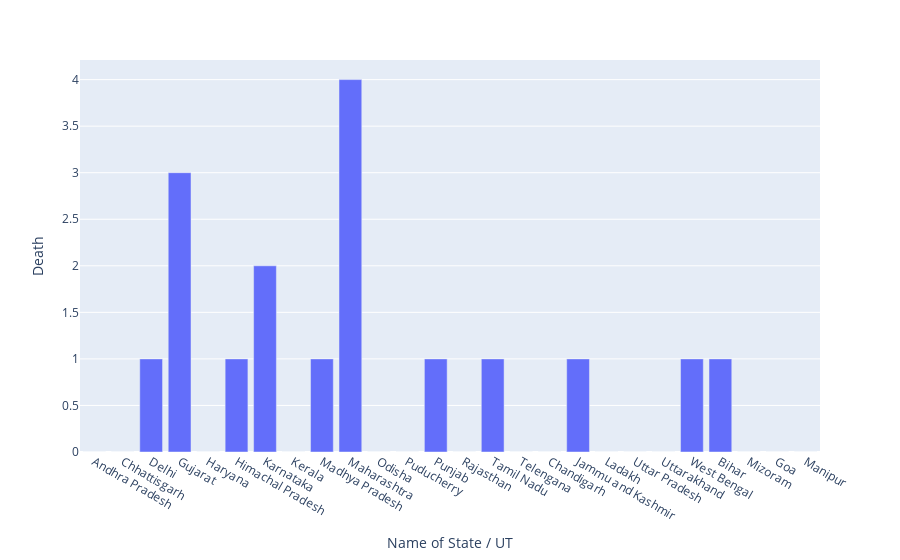

Source (notebook cell):
### Code cell
#we can see the Matplotlib above barchart there States names are not clear and mouse hover not working to avoid that we can use plotly
#using plotly creating barplot
px.bar(df,x='Name of State / UT',y='Death')
#here we can see the hover and all names are displaying fine and we download,zoom...

### Figure 1 — Plotly figure (JSON) as saved in the notebook; plotly's stock layout.template omitted (floating-point values rounded to 4 significant figures)
{"data": [{"alignmentgroup": "True", "hovertemplate": "Name of State / UT=%{x}<br>Death=%{y}<extra></extra>", "legendgroup": "", "marker": {"color": "#636efa", "pattern": {"shape": ""}}, "name": "", "offsetgroup": "", "orientation": "v", "showlegend": false, "textposition": "auto", "type": "bar", "x": ["Andhra Pradesh", "Chhattisgarh", "Delhi", "Gujarat", "Haryana", "Himachal Pradesh", "Karnataka", "Kerala", "Madhya Pradesh", "Maharashtra", "Odisha", "Puducherry", "Punjab", "Rajasthan", "Tamil Nadu", "Telengana", "Chandigarh", "Jammu and Kashmir", "Ladakh", "Uttar Pradesh", "Uttarakhand", "West Bengal", "Bihar", "Mizoram", "Goa", "Manipur"], "xaxis": "x", "y": [0, 0, 1, 3, 0, 1, 2, 0, 1, 4, 0, 0, 1, 0, 1, 0, 0, 1, 0, 0, 0, 1, 1, 0, 0, 0], "yaxis": "y"}], "layout": {"barmode": "relative", "legend": {"tracegroupgap": 0}, "margin": {"t": 60}, "xaxis": {"anchor": "y", "domain": [0, 1], "title": {"text": "Name of State / UT"}}, "yaxis": {"anchor": "x", "domain": [0, 1], "title": {"text": "Death"}}}}
